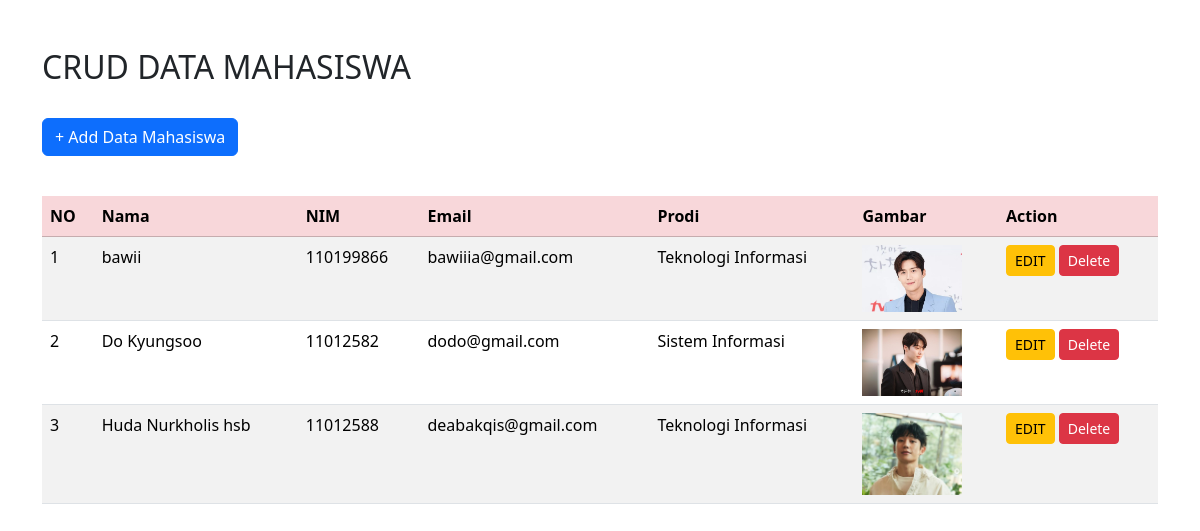
The page / on the database its author committed.
### tables this page shows
CREATE TABLE `tbl_mahasiswa` (
  `id` int(11) NOT NULL,
  `nama` varchar(100) NOT NULL,
  `nim` char(9) NOT NULL,
  `email` varchar(100) NOT NULL,
  `prodi` varchar(100) NOT NULL,
  `gambar` varchar(100) NOT NULL
);

### index.php (the view, shortened to what this page needs)
<!doctype html>
<html lang="en">
  <head>
    <link href="https://cdn.jsdelivr.net/npm/bootstrap@5.3.2/dist/css/bootstrap.min.css" rel="stylesheet">
	<link rel="stylesheet" href="style.css">
  </head>
  <body>
	<div class="container my-5">
	<h2>CRUD DATA MAHASISWA</h2>
	<br/>
	<a href="add.php" class="btn btn-primary mb-3">+ Add Data Mahasiswa</a>
	<br/>
	<br/>
	<table class="table table-hover table-striped">
		<thead class="table-danger">
		<tr>
			<th>NO</th>
			<th>Nama</th>
			<th>NIM</th>
			<th>Email</th>
			<th>Prodi</th>
			<th>Gambar</th>
			<th>Action</th>
		</tr>
		</thead>
		<?php
		include_once 'koneksi.php';
		$no = 1;
		$data = mysqli_query($koneksi,"SELECT * FROM tbl_mahasiswa ORDER BY id DESC");
		while($d = mysqli_fetch_array($data)){
			?>
			<tr>
				<td><?php echo $no++; ?></td>
				<td><?php echo $d['nama']; ?></td>
				<td><?php echo $d['nim']; ?></td>
				<td><?php echo $d['email']; ?></td>
				<td><?php echo $d['prodi']; ?></td>
				<td><img src="img/<?= $d['gambar']; ?>" alt="Gambar Manusia" width="100"></td>
				<td>
					<a href="edit.php?id=<?php echo $d['id']; ?>" class="btn btn-warning btn-sm">EDIT</a>
					<button type="button" class="btn btn-danger btn-sm" data-bs-toggle="modal" data-bs-target="#exampleModal">Delete</button>
				</td>
			</tr>
			<?php
		}
		?>
	</table>
	</div>
  </body>
</html>

### style.css (style rules this page uses)
body { background-image: url(img/bg.jpg); }

### rows shown on the page
tbl_mahasiswa: nama "bawii", nim "110199866", email "bawiiia@gmail.com", prodi "Teknologi Informasi", gambar (picture)
tbl_mahasiswa: nama "Do Kyungsoo", nim "11012582", email "dodo@gmail.com", prodi "Sistem Informasi", gambar (picture)
tbl_mahasiswa: nama "Huda Nurkholis hsb", nim "11012588", email "deabakqis@gmail.com", prodi "Teknologi Informasi", gambar (picture)
